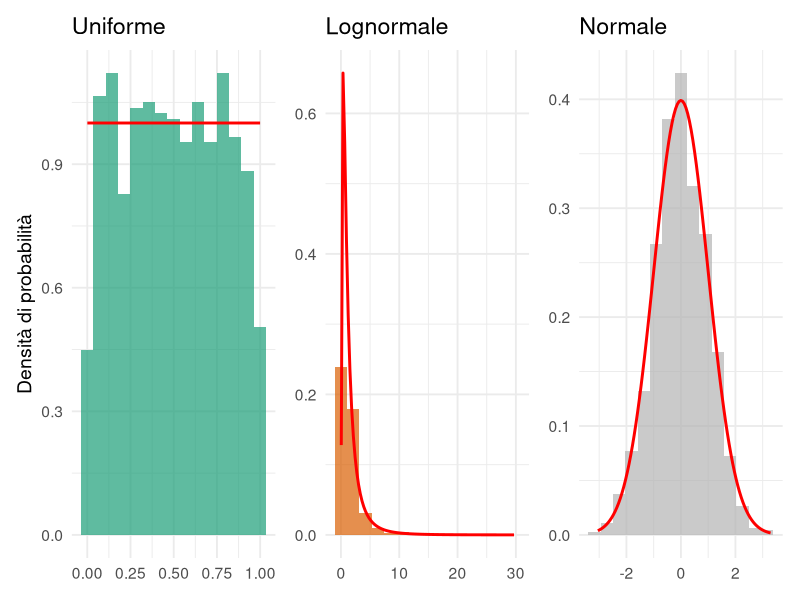
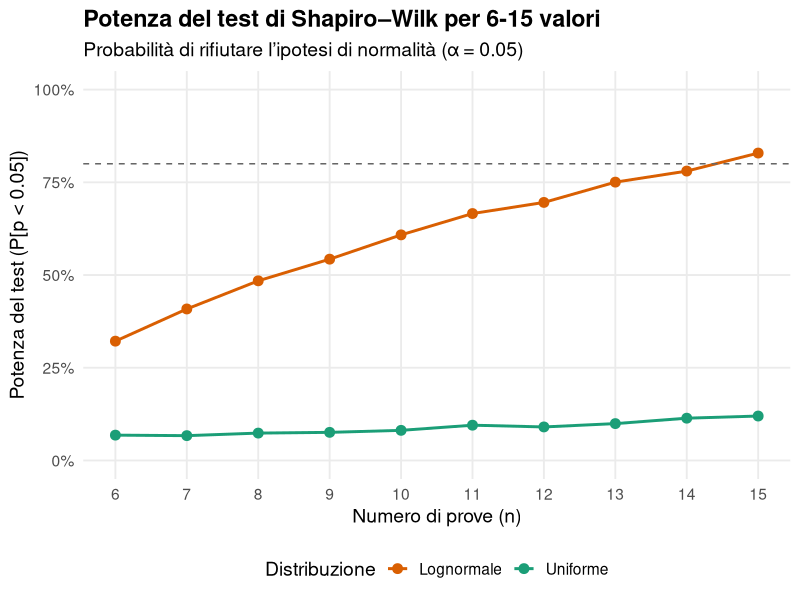

Source code (R) for these figures, in order:
## ---- chunk 1
#| label: librerie
library(ggplot2)
library(patchwork)
## ---- chunk 2
#| label: fig-distribuzioni
#| fig-cap: "Distribuzioni testate vs normale (n=1000 per chiarezza visiva)"
#| cache: true
set.seed(123)

# n più grande per visualizzazione
n_vis <- 1000

# distribuzione uniforme
p1 <- ggplot(data.frame(x = runif(n_vis)), aes(x)) +
        geom_histogram(aes(y = after_stat(density)), 
                            bins = 15, fill = "#1b9e77", alpha = 0.7) +
        stat_function(fun = dunif,
                      args = list(min = 0, max = 1),
                      color = "red",
                      lwd = 1) +
        labs(title = "Uniforme",
             x = NULL,
             y = "Densità di probabilità") +
        theme_minimal(base_size = 14)

# distribuzione lognormale
p2 <- ggplot(data.frame(x = rlnorm(n_vis, 0, 1)), aes(x)) +
        geom_histogram(aes(y = after_stat(density)),
                        bins = 15,
                        fill = "#d95f02",
                        alpha = 0.7) +
        stat_function(fun = dlnorm,
                      args = list(meanlog = 0, sdlog = 1),
                      color = "red",
                      lwd = 1) +
        labs(title = "Lognormale",
             x = NULL,
             y = "Densità di probabilità") +
        theme_minimal(base_size = 14)

# distribuzione normale (riferimento)
p3 <- ggplot(data.frame(x = rnorm(n_vis, 0, 1)), aes(x)) +
        geom_histogram(aes(y = after_stat(density)),
                        bins = 15,
                        fill = "grey70",
                        alpha = 0.7) +
        stat_function(fun = dnorm,
                      args = list(mean = 0, sd = 1),
                      color = "red",
                      lwd = 1) +
        labs(title = "Normale",
             x = NULL,
             y = "Densità di probabilità") +
        theme_minimal(base_size = 14)

p1 + p2 + p3 + plot_layout(axes = "collect") 
## ---- chunk 3
#| label: bootstrap
#| warning: false
#| message: false
#| cache: true
set.seed(123)
R <- 10000     # numero di campioni bootstrap
n_vals <- 6:15 # numero di misure simulate secondo Eurachem 
alpha <- 0.05  # livello di significatività del test

results <- data.frame(
            n = integer(),
            distribution = character(),
            power = numeric()
            )

for (n in n_vals) {
  p_unif <- replicate(R, shapiro.test(runif(n))$p.value)
  p_lnorm <- replicate(R, shapiro.test(rlnorm(n, 0, 1))$p.value)
  
  # proporzione di test statisticamente significativi
  results <- rbind(results,
    data.frame(n = n, distribution = "Uniforme", power = mean(p_unif < alpha)),
    data.frame(n = n, distribution = "Lognormale", power = mean(p_lnorm < alpha))
  )
}
## ---- chunk 4
#| label: n_limite
# valore limite di n per cui
# viene raggiunta la potenza dell'80% per
# almeno per una distribuzione testata
n_limite <- results |>
  subset(power < 0.8) |>
  aggregate(power ~ n, data = _, FUN = length) |>
  subset(power == length(unique(results$distribution))) |>
  _[, "n"] |> 
  max()
## ---- chunk 5
#| label: fig-results
#| fig-cap: "Andamento della potenza del test Shapiro-Wilk con set di dati compresi tra 6 e 15 estratti da distribuzioni uniformi e lognormali."
ggplot(results, aes(x = n, y = power, colour = distribution)) +
  geom_line(linewidth = 1) +
  geom_point(size = 3) +
  
  geom_hline(
    yintercept = 0.80,
    linetype = "dashed",
    colour = "grey40"
  ) +
  
  scale_colour_manual(
    values = c(
      "Uniforme"   = "#1b9e77",
      "Lognormale" = "#d95f02"
    )
  ) +
  
  scale_x_continuous(
    breaks = sort(unique(results$n))
  ) +
  
  scale_y_continuous(
    limits = c(0, 1),
    labels = scales::label_percent(accuracy = 1)
  ) +
  
  labs(
    title = "Potenza del test di Shapiro–Wilk per 6-15 valori",
    subtitle = "Probabilità di rifiutare l’ipotesi di normalità (α = 0.05)",
    x = "Numero di prove (n)",
    y = "Potenza del test (P[p < 0.05])",
    colour = "Distribuzione"
  ) +
  
  theme_minimal(base_size = 14) +
  theme(
    legend.position = "bottom",
    plot.title = element_text(face = "bold"),
    panel.grid.minor = element_blank()
  )
